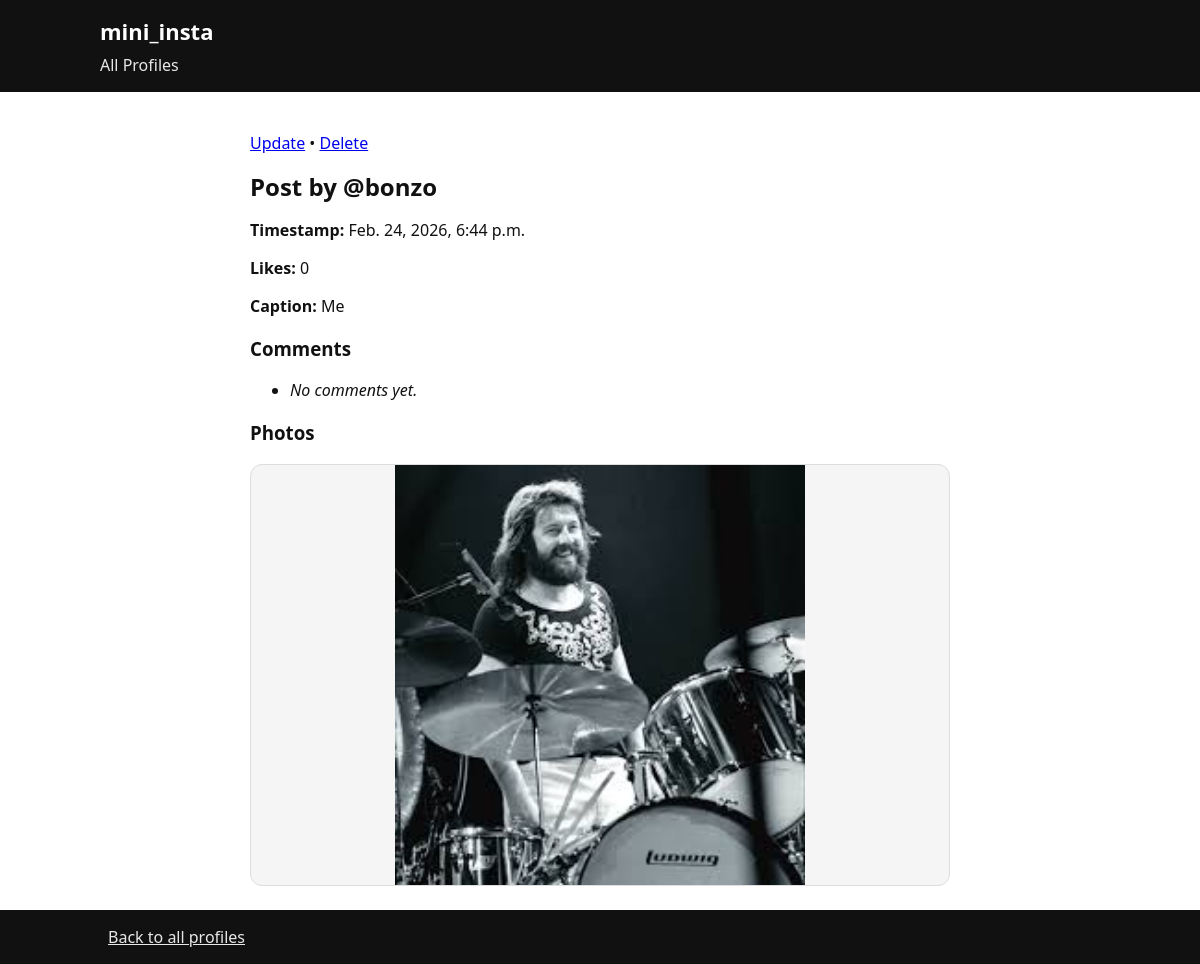
/mini_insta/post/7, run on an earlier commit of the app's database.
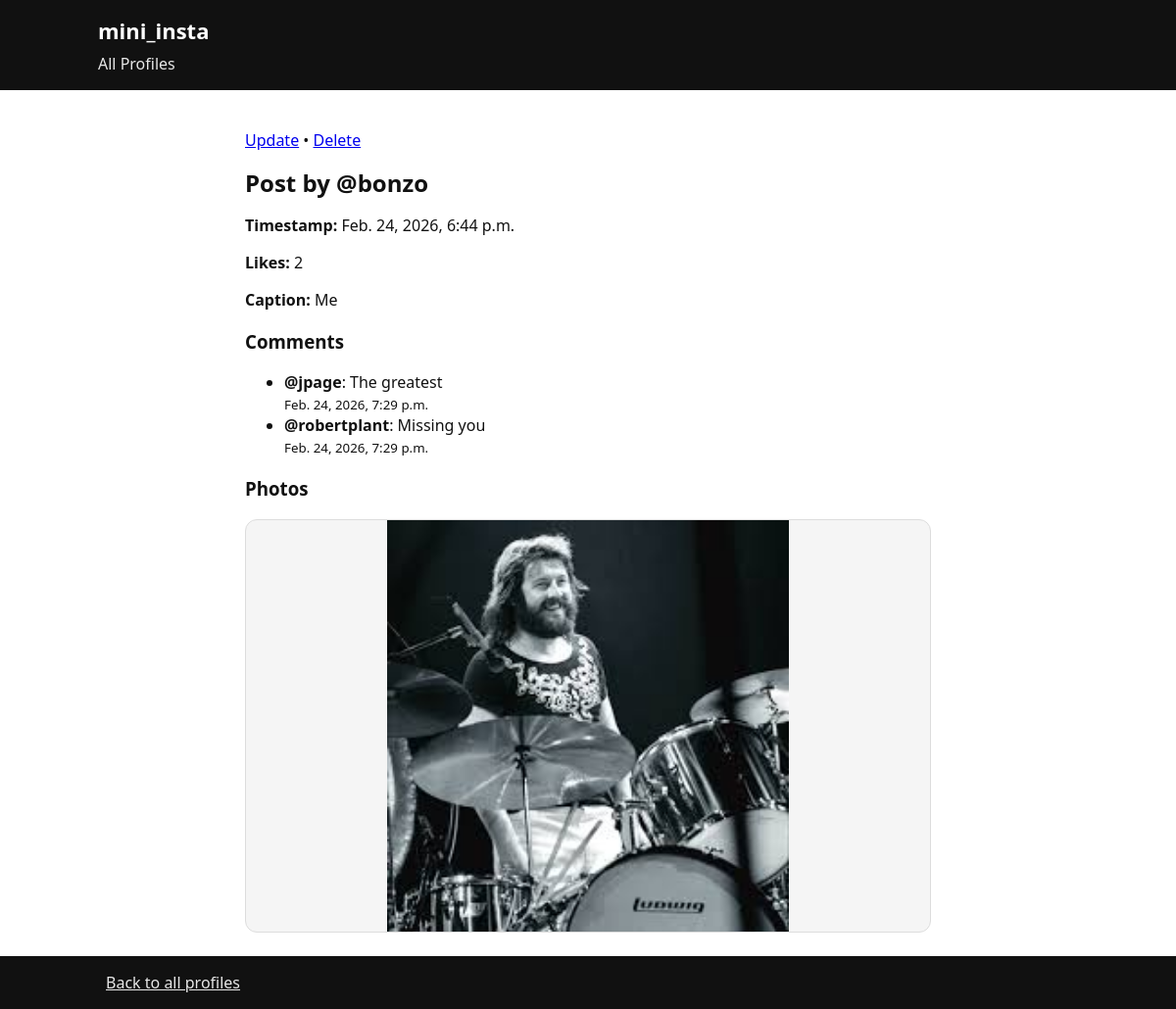
And on a later commit of the database.
### mini_insta/models.py (models this page shows, shortened)
class Post(models.Model):
    profile = models.ForeignKey("Profile", on_delete=models.CASCADE)
    timestamp = models.DateTimeField(default=timezone.now)
    caption = models.TextField(blank=True)
    def get_all_photos(self):
        return Photo.objects.filter(post=self).order_by("timestamp")
    def get_all_comments(self):
        return Comment.objects.filter(post=self).order_by("timestamp")
    def get_num_likes(self):
        return Like.objects.filter(post=self).count()

class Profile(models.Model):
    username = models.TextField(blank=False)
    display_name = models.TextField(blank=False)
    profile_image_url = models.URLField(blank=False)
    bio_text = models.TextField(blank=False)
    join_date = models.DateField(auto_now=True)

class Photo(models.Model):
    post = models.ForeignKey("Post", on_delete=models.CASCADE)
    image_url = models.URLField(max_length=500, blank=True)
    timestamp = models.DateTimeField(default=timezone.now)
    image_file = models.ImageField(upload_to="mini_insta_photos/", blank=True, null=True)
    def get_image_url(self):
        if self.image_url:
            return self.image_url
        if self.image_file:
            return self.image_file.url
        return ""

class Comment(models.Model):
    post = models.ForeignKey("Post", on_delete=models.CASCADE)
    profile = models.ForeignKey("Profile", on_delete=models.CASCADE)
    timestamp = models.DateTimeField(default=timezone.now)
    text = models.TextField()

### mini_insta/views.py (the view)
# urls.py: path("post/<int:pk>", PostDetailView.as_view(), name="show_post"),
class PostDetailView(DetailView):
    model = Post
    template_name = "mini_insta/show_post.html"
    context_object_name = "post"

### mini_insta/templates/mini_insta/show_post.html
{% extends "mini_insta/base.html" %}
{% block content %}
<div class="post-page">
  <p>
    <a href="{% url 'update_post' post.pk %}">Update</a>
    •
    <a href="{% url 'delete_post' post.pk %}">Delete</a>
  </p>
  <h2 class="page-title">Post by @{{ post.profile.username }}</h2>
  <p><strong>Timestamp:</strong> {{ post.timestamp }}</p>
  <p><strong>Likes:</strong> {{ post.get_num_likes }}</p>
  {% if post.caption %}
    <p><strong>Caption:</strong> {{ post.caption }}</p>
  {% else %}
    <p><em>No caption.</em></p>
  {% endif %}
  <h3>Comments</h3>
  <ul>
    {% for c in post.get_all_comments %}
      <li>
        <strong>@{{ c.profile.username }}</strong>: {{ c.text }}
        <br>
        <small>{{ c.timestamp }}</small>
      </li>
    {% empty %}
      <li><em>No comments yet.</em></li>
    {% endfor %}
  </ul>
  <h3>Photos</h3>
  <div class="photo-grid">
    {% for photo in post.get_all_photos %}
      <div class="photo-card">
        <img class="post-photo" src="{{ photo.get_image_url }}" alt="Post photo">
      </div>
    {% empty %}
      <p><em>No photos for this post.</em></p>
    {% endfor %}
  </div>
</div>
{% endblock %}

### mini_insta/templates/mini_insta/base.html (shortened to what this page needs)
{% load static %}
<!DOCTYPE html>
<html lang="en">
<head>
  <link rel="stylesheet" href="{% static 'mini_insta_styles.css' %}">
</head>
<body>
  <header class="site-header">
    <div class="container">
      <h1 class="site-title">mini_insta</h1>
      <nav class="site-nav">
        <a href="{% url 'show_all_profiles' %}">All Profiles</a>
      </nav>
    </div>
  </header>
  <main class="main">
    <div class="container">
      {% block content %}{% endblock %}
    </div>
  </main>
  <footer class="site-footer">
    <div class="container">
      <span class="footer-link">
         <a href="{% url 'show_all_profiles' %}">Back to all profiles</a>
      </span>
    </div>
  </footer>
</body>
</html>

### static/mini_insta_styles.css (style rules this page uses)
body { font-family: system-ui, -apple-system, "Segoe UI", Roboto, Arial, sans-serif; margin: 0; color: #111; }
.container { max-width: 1000px; margin: 0 auto; padding: 0 16px; }
.site-header, .site-footer { background: #111; color: #fff; padding: 16px 0; }
.site-title { margin: 0; font-size: 22px; }
.site-nav { margin-top: 8px; }
.site-nav a { color: #fff; text-decoration: none; margin-right: 12px; opacity: 0.9; }
.main { padding: 24px 0; }
.page-title { margin: 0 0 16px 0; }
.site-footer a { color: #fff; text-decoration: underline; }
.footer-link { margin-left: 8px; opacity: 0.9; }
.post-page { max-width: 700px; margin: 0 auto; }
.photo-grid { display: grid; grid-template-columns: 1fr; gap: 12px; }
.photo-card { border: 1px solid #ddd; border-radius: 12px; overflow: hidden; background: #f5f5f5; }
.post-photo { width: 100%; max-height: 420px; height: auto; object-fit: contain; display: block; }

What changed in the data, as far as the page shows it:
computed for Post "Me": get_num_likes "0" → "2"
added Comment: profile.username "jpage", text "The greatest", timestamp "Feb. 24, 2026, 7:29 p.m."
added Comment: profile.username "robertplant", text "Missing you", timestamp "Feb. 24, 2026, 7:29 p.m."
Also different on the page:
text no longer shown: "No comments yet."
